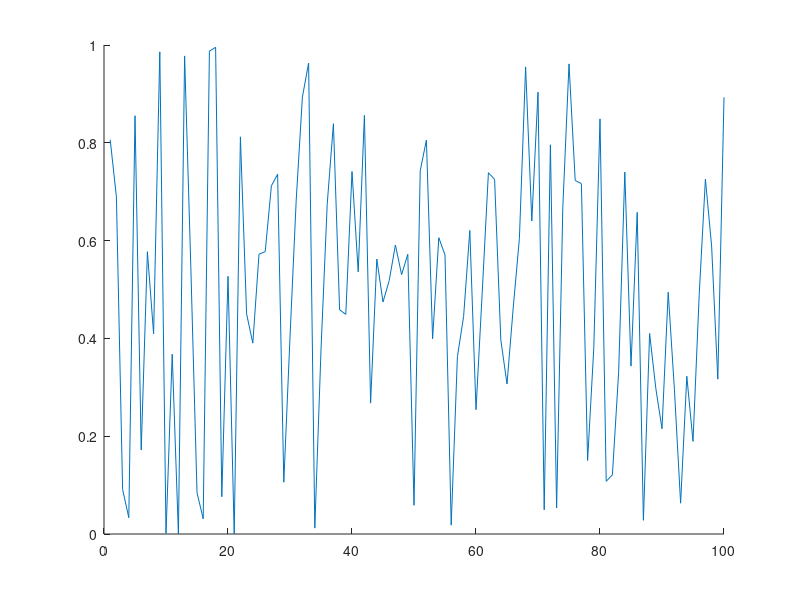

Write the MATLAB code that produced this figure. (Note: this script raises an error after producing the figure.)
clc
close all
clear

if isfolder('pics') == 0
    mkdir('pics')
end

x = 1:100;
y = rand(100,1);
idxmin = find(y == max(y));
idxmax = find(y == min(y));
txt = ['\leftarrow y = ',int2str(max(y))];
hold on
plot(x,y)
plot(x,y,'o','MarkerIndices',[idxmin idxmax],'MarkerFaceColor','red','MarkerSize',5)
t = text(idxmax,y(idxmax),txt);
t.Color = [153/255 153/255 255/255];
hold off
legend('random plot [0:1]');
print -dpng ./pics/test.png
close
%% testing plot function
clc

x = [0:0.01:2*pi];
y = sin(x);
yCmp = cos(x);
string = 'My test plot';
p_title = 'test_print';
t="";

% test = myplot(x,y,string,p_title);
test2 = superplot(x,y,'plotName',"My super plot",'figureName',"super_plot");
test3 = superplot(x,y,'cmpYLegend',"cos(x)",'figureName',"cosxVsSinx",'cmpY',yCmp,'yLegend',"sin(x)",'yName',"Amplitude",'xName',"Samples NOT normalized to 2\pi", ...
    'plotName',"Plotting cos(x) against sin(x)");
close(test2);
close(test3);
test4 = superplot(x,y);

testV = ones(1,1);
testV(2) = 5;

%% testing MER loop
% clear
clc
close all
clear

idx = 1;
for i = 0:200
    if ( rem((i-1)/4,1)==0 )
        validLen(idx) = i;
        idx = idx+1;
    end
end

% Constants are double-precision by default; N=85 found nothing
vec = [73 85];

% for im
    
% for i = vec(1):0.01:vec(1)
%     fprintf("i is %d coefficients\n",i);
% end
    
% for i = 0:2:10
%     fprintf("i SHOULD be EVEN and is %d\n",i);
% end

%coefficients have to be even and divisible by span w/no remainder LOOK
%INTO THIS
%beta MUST be greater than 0
[MER_out, betaTX_out, betaRCV_out, coeff_out] = MER_opt('Nsps',4,'numCoeffs',vec,'betaTX',[0.1 0.0001 0.13],'betaRCV',[0.1 0.0001 0.13],'MER',50);
% [MER_out, betaTX_out, betaRCV_out, coeff_out] = MER_opt('Nsps',4,'numCoeffs',[25 77],'betaTX',[.01 0.01 .16],'betaRCV',[0.12 0.01 0.34],'MER',40);

% last = find(~MER_out,1);
fileID = fopen('GSM_parameters.txt','w');
cBeta = char(hex2dec('03b2'));
fprintf(fileID,'%10s %10s %10s %10s\r\n','MER', 'betaTX', 'betaRCV', 'length');
% A = [MER_out(1:last-1); betaTX_out(1:last-1); betaRCV_out(1:last-1); coeff_out(1:last-1)];
A = [MER_out; betaTX_out; betaRCV_out; coeff_out];
fprintf(fileID,'%10.6f %10.6f %10.6f %8.0f\r\n',A);
fclose(fileID);

% c_idx = find(coeff_out==121);
% max_121 = max(MER_out(c_idx(1):c_idx(end)));
% desired_121 = find(MER_out>=54.0679);

DONE = ones(10,1);
finish = sum(DONE(1:5));

%% MER calc
% clc
% clear all
% close all
% den = [-0.001473028462308   0.005666223150735  -0.019416661964618  -0.041188246018261   0.083990599017613  -0.169565530125065   0.900837427479342 ...
%     0.311842632473442  -0.140969388867244   0.099871376920441  -0.088049305611010   0.023834632003521  -0.009447343197004   0.002953619390284]
% 
% pk = 0.99924965776672958;
% 
% 10*log10(pk^2/sum(den.^2));

%% Measuring OOB requirements
clear 
close all
clc
cBeta = char(hex2dec('03b2'));

format long
% window designer from 0 to pi
% load('KaisWin.mat');
load('windowKais101.mat');

fileID = fopen('GSM_parameters_89-121_B1-0.001-2.txt'); %89-121.txt
% fileID = fopen('GSM_parameters_73-81.txt'); %73-81.txt
formatSpec = '%s';
N = 4;
C_text = textscan(fileID,formatSpec,N);
C_data0 = textscan(fileID,'%f %f %f %f');
fclose(fileID);

vTX_B=C_data0{1,2}.'; vRCV_B=C_data0{1,3}.'; vLen=C_data0{1,4}.';
idx_89=find(vLen==89); idx_93=find(vLen==93); idx_97=find(vLen==97); idx_101=find(vLen==101); idx_109=find(vLen==109);  %89-121.txt
% idx_73=find(vLen==73); idx_81=find(vLen==93); idx_97=find(vLen==97); idx_101=find(vLen==101); idx_109=find(vLen==109);  %73-81.txt

% #TX&RCV length; RCV rolloff here
% beta = 0.146600;  %trial 1
% N = 65;
% beta = 0.116400;    %trial 2
% N = 73;
% beta = 0.144400;   %trial 3
% N = 121;
% beta_Rcv = 0.188000;     %trial 18 i stop counting bruh
% N = 101;
% beta_Rcv = vRCV_B;     %trial 18 i stop counting bruh
% N = 93;


% digital angular frequency, w (rads/sample)
% w = [0:0.001:1000]/1000*pi; %0-0.5
w = [0:0.001:2000]/1000*pi; %one whole cycle

N = 89;
Nsps = 4;
span = (N-1)/4;
for bk = 0:0.1:2
% for bk = 2:0.1:2
    for idx_TXnRCV = idx_89(1):(idx_89(end))
%     for idx_TXnRCV = idx_97(1):(idx_97(1))
%     for idx_TXnRCV = 1027:(idx_97(end))
        b_nom = vTX_B(idx_TXnRCV);
        beta_Rcv = vRCV_B(idx_TXnRCV);
        GSM = rcosdesign(beta_Rcv,span,Nsps);
        wn = kaiser(length(GSM), bk);
%         wn = WinKaiser;
%         h_TX = GSM.*wn.';
        h_TX = rcosdesign(b_nom,span,Nsps).*wn.';
        h_GSM = GSM;

        % SRRC is a square root nyquist filter; firpm also
        % creates a sqrt nyquist filter
        M=N-1; Nsps=4; span=M/Nsps;
        fc=1/2/Nsps; fp=(1-b_nom)*fc; fs=(1+b_nom)*fc;
        fb = [0 fp fc fc fs .5]*2;
        a = [1 1 1/sqrt(2) 1/sqrt(2) 0 0];
        % wght vector needs to 2.4535 for passband
        wght = [2.4535 1 20];   %10 for N=97; 20 for N=91-89; 40 for N>90
        h_pps = firpm(M,fb,a,wght);

        % window
        h_pps = h_pps.*wn.';
    %     h_pps = h_pps;

        % estimate order of SR Nyquist filter | ford=fb(2:end-1);aord=[1 1/sqrt(2) 0];sb=10^(-58/20);dev=[sb 0.02 sb];M_est=firpmord(ford,aord,dev);
        H_srrc = freqz(h_TX,1,w); H_pps = freqz(h_pps,1,w);

        % mag_H = 20*log10(abs(H));
        sam_r8 = 6.25;
        mag_H = 20*log10(abs(H_pps));
        bb_bnd=(1+.12)/2/Nsps; OB1_bnd=bb_bnd+(.22/sam_r8); OB2_bnd=OB1_bnd+(1.53/sam_r8); OB3_bnd=OB2_bnd+(1.75/sam_r8);
        baseband_ind = find( w/2/pi <= bb_bnd);
        OB1_ind = find(w/2/pi>bb_bnd & w/2/pi<=OB1_bnd);
        OB2_ind = find(w/2/pi > OB1_bnd & w/2/pi <= OB2_bnd);
        OB3_ind = find(w/2/pi > OB2_bnd & w/2/pi <= OB3_bnd);

        conv2mW = @(x) 10.^(x/20);
        conv2dBm =  @(x) 20.*log10(x);

        % For power, do i need to account for limits of SA
        spec_mW = sum(conv2mW(mag_H));
        bb_mW = sum(conv2mW(mag_H(baseband_ind(1):baseband_ind(end))));
        OB1_mW = sum(conv2mW(mag_H(OB1_ind(1):OB1_ind(end))));
        OB2_mW = sum(conv2mW(mag_H(OB2_ind(1):OB2_ind(end))));
        OB3_mW = sum(conv2mW(mag_H(OB3_ind(1):OB3_ind(end))));

        spec_dBm = conv2dBm(spec_mW);
        bb_dBm = conv2dBm(bb_mW);
        OB1_dBm = conv2dBm(OB1_mW);
        OB2_dBm = conv2dBm(OB2_mW);
        OB3_dBm = conv2dBm(OB3_mW);

        OB1_58 = bb_dBm-OB1_dBm;
        OB2_60 = bb_dBm-OB2_dBm;
        OB3_63 = bb_dBm-OB3_dBm;

        % can cascade firpm sqrt w/srrc, center coeff
        % isn't one BUT even symmetric
        cascade = conv(h_pps,GSM);
        cascade_SRRC = conv(GSM,GSM);

        num = cascade(N);
        den = zeros(floor(length(cascade)/Nsps),1);
        idx = 1;
        cnt = 0;
        for i = 1:length(cascade)
            if cnt == 0 && i ~= N
                den(idx) = cascade(i);
                cnt = cnt + 1;
                idx = idx + 1;
            elseif cnt >= Nsps-1
                cnt = 0;
            else
                cnt = cnt + 1;
            end
        end
        MER_theo = 10*log10( num^2/sum(den.^2) );
%         fprintf("TX's %s: %1.4f | RCV's %s: %1.4f | idx TX & RCV: %d\n",cBeta,b_nom,cBeta,beta_Rcv,idx_TXnRCV);
%         fprintf("OB1: %2.6f | OB2: %2.6f | OB3: %2.6f | MER: %2.6f | Bk: %2.4f | Beta nominal: %2.4f | \n",OB1_58,OB2_60,OB3_63,MER_theo,bk, b_nom);
%         fprintf("baseband bnd frequency: %2.4f | OB1 bnd frequency: %2.4f | OB2 bnd frequency: %2.4f | OB3 bnd frequency: %2.4f |\n", bb_bnd, OB1_bnd, OB2_bnd, OB3_bnd);
%         fprintf("weight: ");disp(wght);
        if OB1_58 > 58 && OB2_60 > 60 && OB3_63 > 63 && MER_theo >= 40
            fprintf("\n*************MET SPEC*************************\n");
            fprintf("TX's %s: %1.4f | RCV's %s: %1.4f | idx TX & RCV: %d\n",cBeta,b_nom,cBeta,beta_Rcv,idx_TXnRCV);
            fprintf("OB1: %2.6f | OB2: %2.6f | OB3: %2.6f | MER: %2.6f | Bk: %2.4f | Beta nominal: %2.4f | \n",OB1_58,OB2_60,OB3_63,MER_theo,bk, b_nom);
            fprintf("baseband bnd frequency: %2.4f | OB1 bnd frequency: %2.4f | OB2 bnd frequency: %2.4f | OB3 bnd frequency: %2.4f |\n", bb_bnd, OB1_bnd, OB2_bnd, OB3_bnd);
            fprintf("weight: ");disp(wght);
        end
    end
end

TX_MR = superplot(w/2/pi,20*log10(abs(H_pps)),'plotName',"Magnitude Response of PPS",'figureName',"PracticalPSResp",'yName',"Magnitude (dB)",...
    'xName',"Frequency (cycles/sample)",'yLegend',"SQRT FIRPM",'cmpY',20*log10(abs(H_srrc)),'cmpYLegend',"SRRC",...
    'plotAxis',[0 w(end)/2/pi -150 10]);
hold on
% OOB requirement 1
plot([bb_bnd bb_bnd],[-200 -58],'--k');
plot([bb_bnd OB1_bnd],[-58 -58],'--k');
plot([OB1_bnd OB1_bnd],[-200 -58],'--k');
% OOB requirement 2
plot([OB1_bnd OB1_bnd],[-200 -60],':R');
plot([OB1_bnd OB2_bnd],[-60 -60],':R');
plot([OB2_bnd OB2_bnd],[-200 -60],':R');
% OOB requirement 3
plot([OB2_bnd OB2_bnd],[-200 -63],'g');
plot([OB2_bnd OB3_bnd],[-63 -63],'g');
plot([OB3_bnd OB3_bnd],[-200 -63],'g');
legend('Sqrt firpm','SRRC','OB1','OB1','OB1','OB2','OB2','OB2','OB3','OB3','OB3');
hold off
location = strcat('./pics/','PracticalPSResp','.png');
print(TX_MR, '-dpng', location);
% close(TX_MR);

% scale desired coefficients
maxi = sum(abs(h_pps));
scaling = (1-2^-17)/maxi;

h_pps_1s17= round(h_pps*scaling*2^17);
if sum(abs(h_pps_1s17/2^17) > 1-2^-17)
    fprintf("Error need to scaled down h_pps more\n");
    return
end

h_pps_coeffs = unique(h_pps_1s17,'stable');


%% Test cascade
clear 
% close all
clc

coeff = 65;
Nsps = 4;
beta_Rcv = 0.146600;

span = (coeff-1)/Nsps;
rcv = rcosdesign(beta_Rcv, span, Nsps);

% SR Nyquist filter
bb = 2.0; spans = 25;
M = coeff-1;
fc = 1/(2*Nsps);fp=(1-.12)*fc; fs=(1+.12)*fc;
fb = [0 fp fc fc fs .5]*2;
a = [1 1 1/sqrt(2) 1/sqrt(2) 0 0];
wght = [2.4535 1 1];
h_pps=firpm(M,fb,a,wght);
w = [0:0.001:1000]/1000*pi;
wnNorm=kaiser(coeff,2.0);
wnGr=kaiser(coeff,3);
wnLT=kaiser(coeff,1);

H_pps = freqz(h_pps,1,w);
H_ppsGrBk=freqz( conv(h_pps,wnGr),1,w );
H_ppsNormBk=freqz( conv(h_pps,wnNorm),1,w );
H_ppsLTBk=freqz( conv(h_pps,wnLT),1,w );

figName="PPS_with_65coeffs";
pps_plot = superplot(w/2/pi,20*log10(abs(H_pps)),'cmpY',20*log10(H_ppsNormBk),'figureName',figName,...
    'plotAxis',[0 0.5 -100 40]);
hold on
plot(w/2/pi,20*log10(abs(H_ppsGrBk)),"-.g");
plot(w/2/pi,20*log10(abs(H_ppsLTBk)),"--m");
legend('beta=0','beta=2.0','beta=3','beta=1');
hold off
location = strcat('./pics/',figName,'.png');
print(pps_plot, '-dpng', location);

% Too much theory to figure out MER for LPF

%% Test PPS_opt
% clc
% clear 
% close all
% 
% % Constants are double-precision by default
% vec = [65 129];
% 
% [MER_out, betaTX_out, betaRCV_out, coeff_out, betaKais_out] = PPS_opt('Nsps',4,...
%     'numCoeffs',vec,'betaTX',[0 0.001 0.2],'betaRCV',[0.12 0.01 0.12],'MER',40,'betaKais',[0 0.01 10]);

%% File IO
clear all
close all
clc

fileID = fopen('GSM_parameters_SRRC.txt');
formatSpec = '%s';
N = 4;
C_text = textscan(fileID,formatSpec,N);
C_data0 = textscan(fileID,'%f %f %f %f');
fclose(fileID);

%% Designing polyphase filter
clear;close all;clc; load('validLen.mat');

beta_Rcv=0.12; N=21; Nsps=4; span=(N-1)/4;

% rcv = rcosdesign(beta,span, Nsps);
load('rcv.mat');
worse_case_output = sum(abs(rcv));
scaling = (1-2^-17)/worse_case_output;
rcv_1s17=round( rcv*scaling*2^17 );tx=rcv;

sym_mults=round(length(rcv)/2);
poly_mults=sym_mults/Nsps;

%% Testing roll off cascaded
clc; clear; close all;

N=41; Nsps=4; span=(N-1)/4;

rcv = rcosdesign(0.1,span, Nsps); tx = rcosdesign(0.08,span, Nsps);
cascade=conv(rcv,tx);

figure(1);
hold on
title('Different beta');
stem(1:N,rcv);
stem(1:N,tx)
stem(1:2*N-1,cascade);
legend('RCV','TX','Cascade'); grid;
hold off

figure(2);
hold on
title('Same beta');
stem(1:N,rcv);
stem(1:2*N-1,conv(rcv,rcv));
legend('RCV','Cascade'); grid;
hold off

% SRRC is a square root nyquist filter; firpm also
% creates a sqrt nyquist filter
M=N-1; Nsps=4; span=M/Nsps; b_nom=0.1;
fc=1/2/Nsps; fp=(1-b_nom)*fc; fs=(1+b_nom)*fc;
fb = [0 fp fc fc fs .5]*2;
a = [1 1 1/sqrt(2) 1/sqrt(2) 0 0];
% wght vector needs to 2.4535 for passband
wght = [2.4535 1 1];
tx_pm = firpm(M,fb,a,wght);
cascade_pm = conv(tx_pm,rcv);
cascade_rcv = conv(rcv,rcv);

figure(3);
subplot(2,1,1);
hold on
stem(1:N,tx_pm);
stem(1:2*N-1,cascade_pm);
title('firpm');
hold off
subplot(2,1,2);
hold on
stem(1:N,rcv);
stem(1:2*N-1,cascade_rcv);
title('traditional RC');
hold off
% legend('RCV','TX','Cascade'); grid;

figure(4)
stem(1:31,rcosdesign(0.25,(31-1)/4,4));

%% Polyphase Time-SHaring Decimator design
clear
clc
format longG
srrc = round(rcosdesign(0.2,(93-1)/4,4).'*2^17);

N=93;
a_sym_mults = round(N/2);
a_poly_mults = round(a_sym_mults/4);
a_time_share_mults = round(a_poly_mults/4); % use 4x faster clk to do operation

out_ds = zeros(N,N); out_ds(1,1)=1;

% let row=sample & col=y_ds
for row=1:N
    for col=1:N
%         fprintf("row: %d | col: %d | val: %d\n",row,col,row*col);
%         out_ds(row,col)=row*col;
        if row==col&&col==1
%             fprintf("row: %d | col: %d | val: %d\n",row,col,1);
            out_ds(row,col)=row*col;
        elseif col==1&&row~=1
%             fprintf("row: %d | col: %d | val: %d\n",row,col,out_ds(row-1,col)+1);
            out_ds(row,col)=out_ds(row-1,col)+1;
        else
%             fprintf("row: %d | col: %d | val: %d\n",row,col,out_ds(row,col-1)-1);
                if out_ds(row,col-1)-1>0
                    out_ds(row,col)=out_ds(row,col-1)-1;
                else
                    out_ds(row,col)=0;
                end
        end
    end
end

for row=1:N
    for col=1:N
        if out_ds(row,col)==0 || out_ds(row,col)>round(N/2)
            N=N;
        elseif out_ds(row,col)==1
            fprintf("y%dh%d\n",col,out_ds(row,col));
        else
            fprintf("y%dh%d ",col,out_ds(row,col));
        end
    end
end
